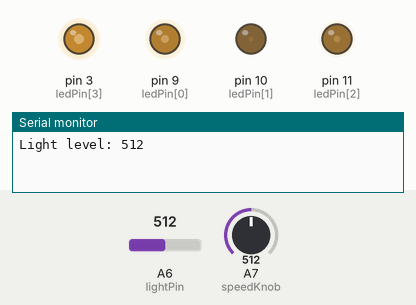
Bench run of a sketch on a simulated Arduino Nano, built with avr-gcc and run on an emulated ATmega328P. Shown: output pins drawn as LEDs (lit = HIGH), the last lines printed to the serial monitor. The inputs (shaded band) are chosen by the test bench; at power-on: A6 (lightPin) = 512, A7 (speedKnob) = 512.

Above: at 1.2 s.
1.3 s: A6 (lightPin) set to 691
At 1.77 s:
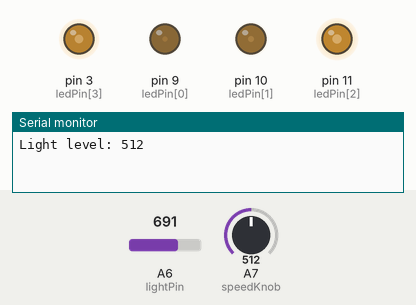
4.8 s: A6 (lightPin) set to 706
At 5.8 s:
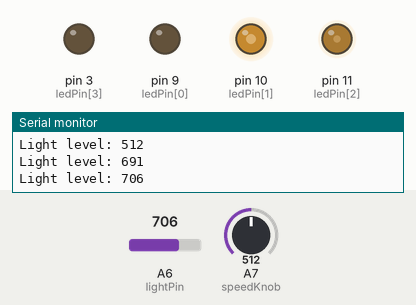
At 10.9 s:
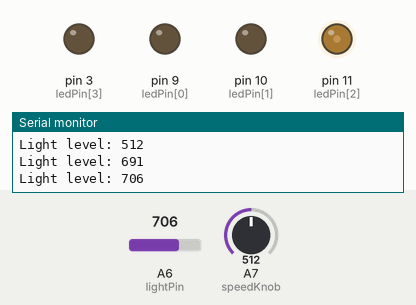
Timing chart, 0 to 16.9 s (numbered marks = the images above; inputs shaded):
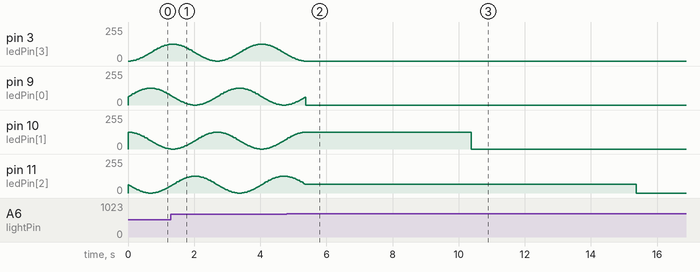

Measured:
- the behaviour switches between 699 and 700 on A6 (lightPin) (found by bisection; images 1 and 2)
- after the input at 4.8 s, pin 3 (ledPin[3]): goes on until 5.3 s, then stays 0/255; pin 11 (ledPin[2]): goes on until 5.3 s, then stays 67/255
- by itself, pin 9 (ledPin[0]): rises from 1/255 to 59/255 in 0.51 s, then falls to 0/255 in 0.03 s
- by itself, pin 10 (ledPin[1]): rises from 75/255 to 126/255 in 0.51 s, then falls to 0/255 in 5.1 s

The sketch:

xmas-pwm.ino
```cpp
const int ledPin[] = { 9, 10, 11, 3 };
const char lightPin = A6;
const char speedKnob = A7;
const int maxBright = 127;
const float pi = 3.1415;
const int darknessThreshold = 700;
//const int darknessThreshold = 1020;

void setup() {
  Serial.begin(115200);
  pinMode(speedKnob, INPUT);
  pinMode(lightPin, INPUT);
  TCCR1A = 0b10110000 | (TCCR1A & 0b00001111) ;
  TCCR2A = 0b10110000 | (TCCR2A & 0b00001111) ;
  for (int led = 0; led <= 3; led++ ) {
    pinMode(ledPin[led], OUTPUT);
    digitalWrite(ledPin[led], LOW);
    xmasLightWrite(ledPin[led], 0);
  }
}

void loop() {
  int currentLight = analogRead(lightPin);
  Serial.print("Light level: ");
  Serial.println(currentLight);
  if (currentLight < darknessThreshold) {
    crossfade();
  } else {
    for (int led = 0; led <= 3; led++ ) {
      digitalWrite(ledPin[led], LOW);
      delay(5000);
    };
  };
}

void crossfade() {
  for (int x = 0; x < 100; x++ ) {
    for (int led = 0; led <= 3; led++ ) {
      xmasLightWrite(ledPin[led], (0.5 * sin(0.02 * pi * (float(x) + ( led * 25 ))) + 0.5));
    }
    delay(map(analogRead(speedKnob), 0, 1023, 50, 1));
  }
}

void xmasLightWrite(int pin, float rawValue) {
  rawValue = min(rawValue, 1.0); rawValue = max(rawValue, 0.0);
  int value = int(rawValue * maxBright);
  int invertedValue = 255 - value;
  if ( ( pin == ledPin[1] ) || ( pin == ledPin[3] ) ) {
    if ( value == 0 ) {
      digitalWrite(pin, LOW);
    } else {
      analogWrite(pin, invertedValue);
    };
  } else {
    analogWrite(pin, value);
  };
}
```
